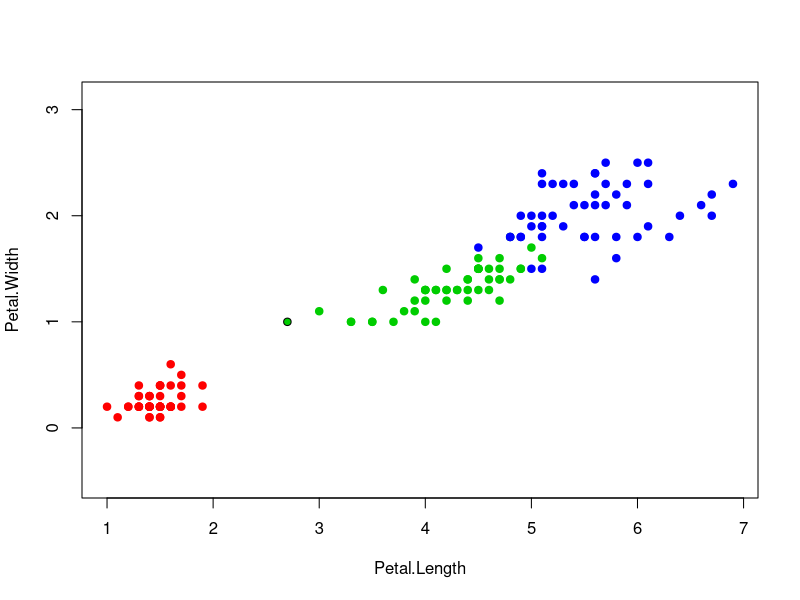

This chart was generated by the following R code:
euclideanDistance <- function(u, v)
{
  sqrt(sum((u - v)^2))
}
sortObjectsByDist <- function(xl, z, metricFunction =
                                euclideanDistance)
{
  l <- dim(xl)[1]
  n <- dim(xl)[2] - 1
  distances <- matrix(NA, l, 2)
  for (i in 1:l)
  {
    distances[i, ] <- c(i,euclideanDistance(xl[i, 1:n], z))
  }
  orderedXl <- xl[order(distances[, 2]), ]
  return (orderedXl);
}
kNN <- function(xl, z, k)
{
  orderedXl <- sortObjectsByDist(xl, z, k)
  n <- dim(orderedXl)[2] - 1
  classes <- orderedXl[1:k, n + 1]
  counts <- table(classes)
  class <- names(which.max(counts))
  return (class)
}
colors <- c("setosa" = "red", "versicolor" = "green3",
            "virginica" = "blue")
plot(iris[, 3:4], pch = 21, bg = colors[iris$Species], col
     = colors[iris$Species], asp = 1)
z <- c(2.7, 1)
xl <- iris[, 3:5]
class <- kNN(xl, z, k=6)
points(z[1], z[2], pch = 21, bg = colors[class], asp = 1)
